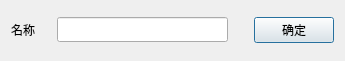
<?xml version="1.0" encoding="UTF-8"?>
<ui version="4.0">
 <class>FavoriteNameDlg</class>
 <widget class="QDialog" name="FavoriteNameDlg">
  <property name="geometry">
   <rect>
    <x>0</x>
    <y>0</y>
    <width>345</width>
    <height>61</height>
   </rect>
  </property>
  <property name="windowTitle">
   <string>添加到收藏</string>
  </property>
  <property name="styleSheet">
   <string notr="true">QWidget
{
	font-family:&quot;Microsoft Yahei&quot;;g
}</string>
  </property>
  <layout class="QVBoxLayout" name="verticalLayout">
   <item>
    <layout class="QHBoxLayout" name="horizontalLayout">
     <item>
      <widget class="QLabel" name="label_2">
       <property name="minimumSize">
        <size>
         <width>40</width>
         <height>25</height>
        </size>
       </property>
       <property name="text">
        <string>名称</string>
       </property>
      </widget>
     </item>
     <item>
      <widget class="QLineEdit" name="edtName">
       <property name="minimumSize">
        <size>
         <width>0</width>
         <height>25</height>
        </size>
       </property>
      </widget>
     </item>
     <item>
      <spacer name="horizontalSpacer_2">
       <property name="orientation">
        <enum>Qt::Horizontal</enum>
       </property>
       <property name="sizeType">
        <enum>QSizePolicy::Fixed</enum>
       </property>
       <property name="sizeHint" stdset="0">
        <size>
         <width>20</width>
         <height>20</height>
        </size>
       </property>
      </spacer>
     </item>
     <item>
      <widget class="QPushButton" name="btnOK">
       <property name="minimumSize">
        <size>
         <width>0</width>
         <height>25</height>
        </size>
       </property>
       <property name="text">
        <string>确定</string>
       </property>
      </widget>
     </item>
    </layout>
   </item>
  </layout>
 </widget>
 <layoutdefault spacing="6" margin="11"/>
 <resources/>
 <connections/>
</ui>
